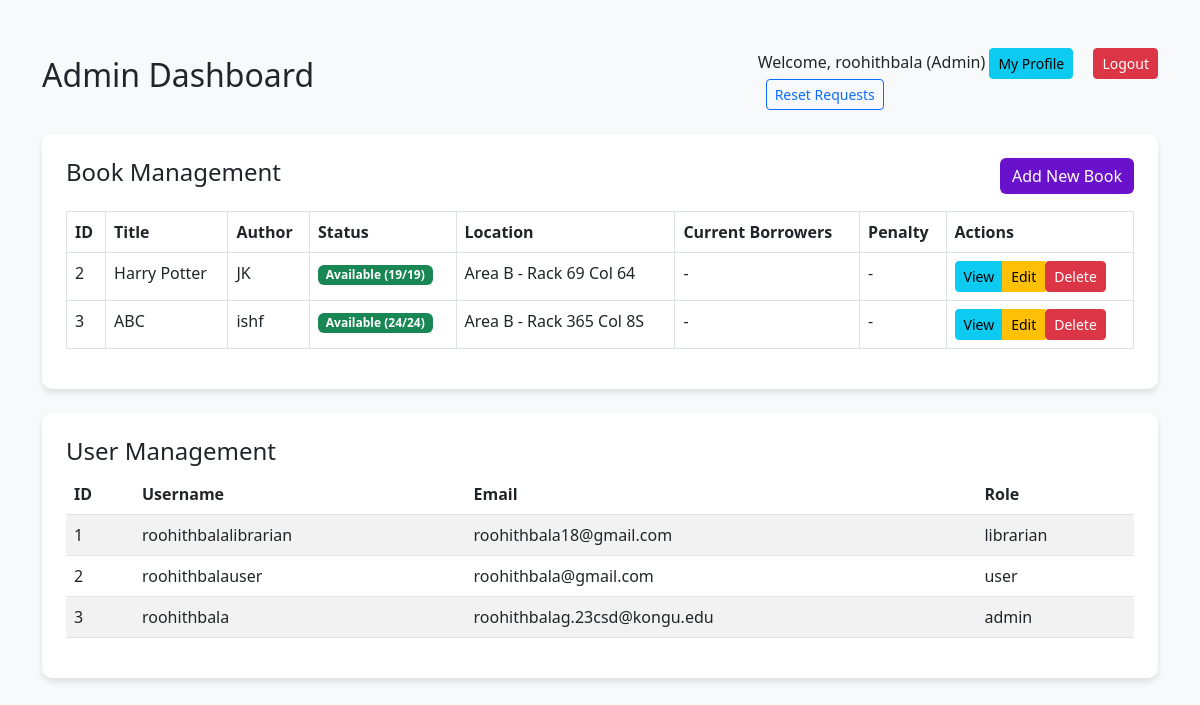
Page /admin (signed in) on the earlier database version.
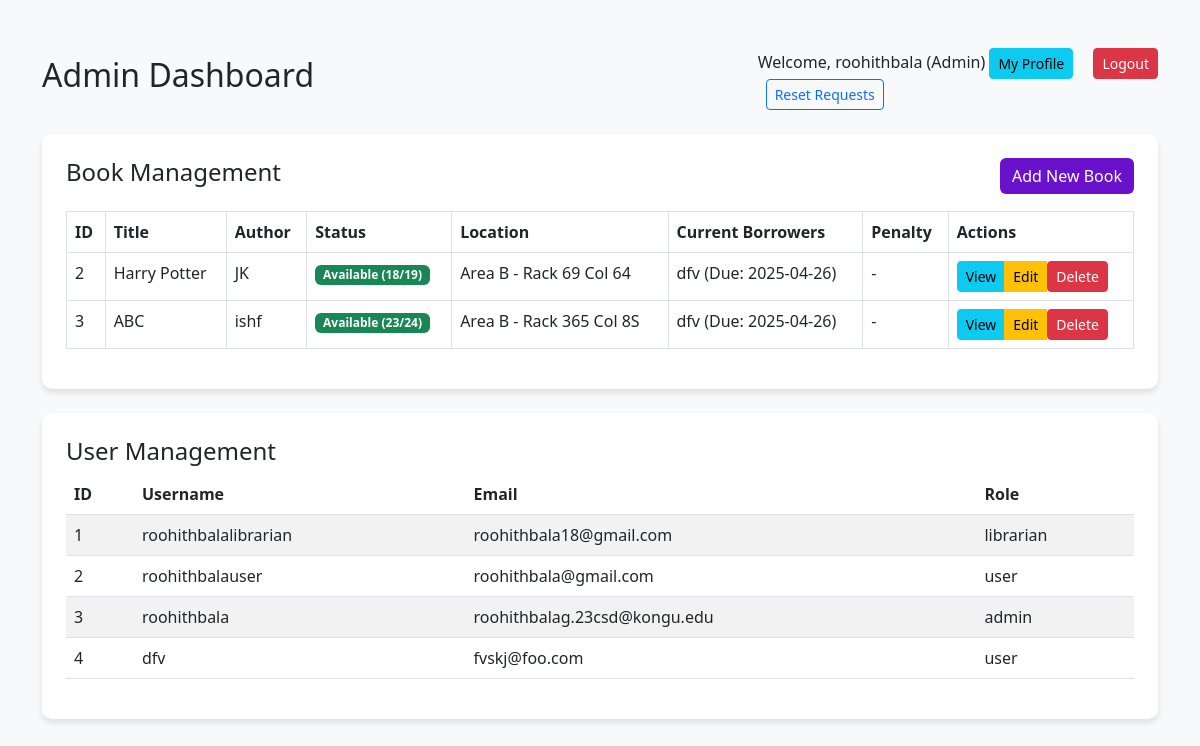
Same page on the later database version.
### tables this page shows
CREATE TABLE books (
            id INTEGER PRIMARY KEY AUTOINCREMENT,
            title TEXT NOT NULL,
            author TEXT NOT NULL,
            category TEXT NOT NULL,
            publication_year INTEGER,
            isbn TEXT UNIQUE NOT NULL,
            added_by TEXT,
            main_area TEXT,
            rack_no TEXT,
            column_no TEXT,
            total_copies INTEGER DEFAULT 1,
            available_copies INTEGER DEFAULT 1
        );

CREATE TABLE users (
            id INTEGER PRIMARY KEY AUTOINCREMENT,
            username TEXT UNIQUE NOT NULL,
            email TEXT UNIQUE NOT NULL,
            password TEXT NOT NULL,
            role TEXT NOT NULL,
            first_name TEXT,
            last_name TEXT,
            date_of_birth DATE,
            gender TEXT,
            phone TEXT,
            address TEXT,
            occupation TEXT,
            reading_interests TEXT,
            created_at DATETIME DEFAULT CURRENT_TIMESTAMP
        );

### app.py (the view)
@app.route("/admin")
def admin_dashboard():
    if "user_id" not in session or session.get("role") != "admin":
        flash("Access Denied! Only Admins can access this page.", "danger")
        return redirect(url_for("home"))
    with get_db_connection() as conn:
        books = conn.execute("""
            SELECT b.*,
                   COUNT(DISTINCT bc.copy_id) as total_copies,
                   SUM(CASE WHEN bc.status = 'Available' THEN 1 ELSE 0 END) as available_copies,
                   GROUP_CONCAT(DISTINCT
                       CASE WHEN bc.status = 'Taken'
                       THEN u.username || ' (Due: ' || bc.due_date ||
                            CASE WHEN date(bc.due_date) < date('now')
                                 THEN ', Overdue)' ELSE ')' END
                       END) as current_borrowers,
                   MAX(CASE WHEN bc.status = 'Taken' THEN bc.penalty ELSE 0 END) as max_penalty
            FROM books b
            LEFT JOIN book_copies bc ON b.id = bc.book_id
            LEFT JOIN users u ON bc.borrowed_by = u.id
            GROUP BY b.id
        """).fetchall()
        users = conn.execute("""
            SELECT u.*,
                   COUNT(DISTINCT bc.copy_id) as borrowed_books,
                   SUM(bc.penalty) as total_penalties
            FROM users u
            LEFT JOIN book_copies bc ON u.id = bc.borrowed_by
            GROUP BY u.id
        """).fetchall()
    return render_template("admin_dashboard.html", books=books, users=users)

### app.py (called while the page is built)
def get_db_connection():
    conn = sqlite3.connect(DATABASE)
    conn.row_factory = sqlite3.Row
    return conn

### templates/admin_dashboard.html (shortened to what this page needs)
<!DOCTYPE html>
<html lang="en">
<head>
    <link rel="stylesheet" href="https://cdn.jsdelivr.net/npm/bootstrap@5.3.0/dist/css/bootstrap.min.css">
</head>
<body class="container mt-5">
    <header class="d-flex justify-content-between align-items-center mb-4">
        <h2>Admin Dashboard</h2>
        <nav>
                        <span>Welcome, {{ session["username"] }} (Admin)</span>
                        <a href="{{ url_for('profile') }}" class="btn btn-info btn-sm">My Profile</a>
                        <a href="{{ url_for('logout') }}" class="btn btn-danger btn-sm ms-3">Logout</a>
                        <a href="{{ url_for('password_reset_requests') }}" class="btn btn-outline-primary btn-sm ms-2">
                             Reset Requests
                        </a>
        </nav>
    </header>
    <div class="card p-4 mb-4">
        <div class="d-flex justify-content-between align-items-center mb-3">
            <h4>Book Management</h4>
            <a href="{{ url_for('add_book_route') }}" class="btn btn-success">Add New Book</a>
        </div>
        <table class="table table-bordered table-hover">
            <thead>
                <tr>
                    <th>ID</th>
                    <th>Title</th>
                    <th>Author</th>
                    <th>Status</th>
                    <th>Location</th>
                    <th>Current Borrowers</th>
                    <th>Penalty</th>
                    <th>Actions</th>
                </tr>
            </thead>
            <tbody>
                {% for book in books %}
                <tr>
                    <td>{{ book.id }}</td>
                    <td>{{ book.title }}</td>
                    <td>{{ book.author }}</td>
                    <td>
                        <span class="badge {% if book.available_copies > 0 %}bg-success{% else %}bg-danger{% endif %}">
                            {{ "Available" if book.available_copies > 0 else "Taken" }}
                            ({{ book.available_copies }}/{{ book.total_copies }})
                        </span>
                    </td>
                    <td>{{ book.main_area }} - Rack {{ book.rack_no }} Col {{ book.column_no }}</td>
                    <td>
                        {% if book.current_borrowers %}
                            {{ book.current_borrowers }}
                        {% else %}
                            -
                        {% endif %}
                    </td>
                    <td>
                        {% if book.max_penalty > 0 %}
                            <span class="text-danger">₹{{ "%.2f"|format(book.max_penalty) }}</span>
                        {% else %}
                            -
                        {% endif %}
                    </td>
                    <td>
                        <div class="btn-group">
                            <a href="{{ url_for('view_book', book_id=book.id) }}"
                               class="btn btn-info btn-sm">View</a>
                            <a href="{{ url_for('update_book_route', book_id=book.id) }}"
                               class="btn btn-warning btn-sm">Edit</a>
                            <form method="POST"
                                  action="{{ url_for('delete_book_route', book_id=book.id) }}"
                                  class="d-inline"
                                  onsubmit="return confirm('Are you sure you want to delete this book?');">
                                <button type="submit" class="btn btn-danger btn-sm">Delete</button>
                            </form>
                        </div>
                    </td>
                </tr>
                {% endfor %}
            </tbody>
        </table>
    </div>
    <div class="card p-4">
        <h4>User Management</h4>
        <table class="table table-striped table-hover">
            <thead>
                <tr>
                    <th>ID</th>
                    <th>Username</th>
                    <th>Email</th>
                    <th>Role</th>
                </tr>
            </thead>
            <tbody>
                {% for user in users %}
                <tr>
                    <td>{{ user.id }}</td>
                    <td>{{ user.username }}</td>
                    <td>{{ user.email }}</td>
                    <td>{{ user.role }}</td>
                </tr>
                {% endfor %}
            </tbody>
        </table>
    </div>
</body>
</html>

### templates/admin_dashboard.html (style rules this page uses)
body { background-color: #f8f9fa; }
.card { border: none; border-radius: 10px; box-shadow: 0 4px 6px rgba(0, 0, 0, 0.1); }
.btn-success { background-color: #6a11cb; border: none; }
.table thead { background-color: #343a40; color: white; }

Differences in the rows shown:
changed books "Harry Potter": available_copies "19" → "18"; current_borrowers (not shown) → "dfv (Due: 2025-04-26)"; no longer shows "-"
changed books "ABC": available_copies "24" → "23"; current_borrowers (not shown) → "dfv (Due: 2025-04-26)"; no longer shows "-"
added users: id "4", username "dfv", email "fvskj@foo.com", role "user"
